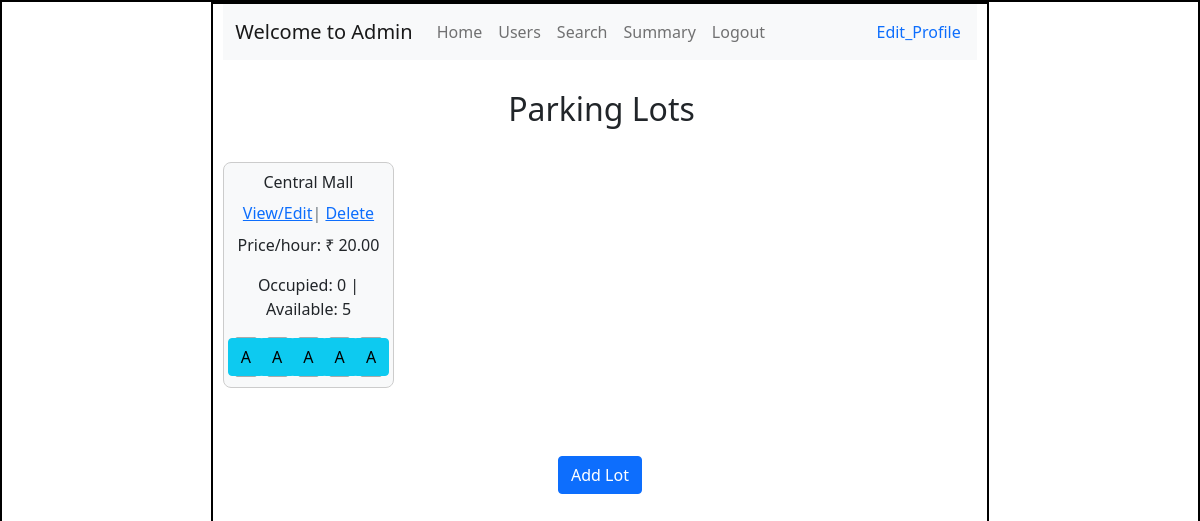
/admin, run on an earlier commit of the app's database.
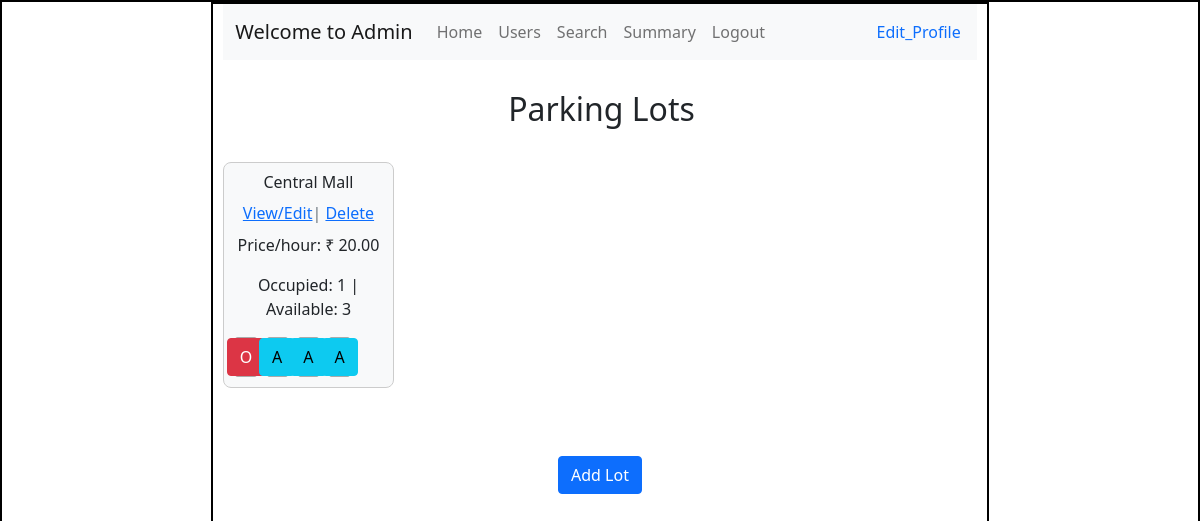
And on a later commit of the database.
### models/model.py (models this page shows)
class Parking_lot(db.Model):
        id = db.Column(db.Integer(),primary_key = True)
        prime_location_name = db.Column(db.String(),nullable = False)
        price = db.Column(db.Numeric(10, 2),nullable = False)
        address = db.Column(db.String(),nullable = False)
        pin_code = db.Column(db.Integer(),nullable= False)
        maximum_number_of_spots = db.Column(db.Integer(),nullable = False)
        spots = db.relationship("Parking_spot", backref="parking_lot", cascade="all, delete")

class Parking_spot(db.Model):
        id = db.Column(db.Integer(),primary_key = True)
        lot_id = db.Column(db.Integer(),db.ForeignKey("parking_lot.id"),nullable = False)
        spot_number = db.Column(db.Integer(),nullable = False)
        status = db.Column(db.String(),nullable = False)
        reservation = db.relationship("Reserve_parking_spot", backref="spot", uselist=False, cascade="all, delete")

### controllers/admin_controller.py (the view)
@admin_bp.route("/admin")
def admin():
    this_user = User.query.filter_by(type="admin").first()
    users = User.query.all()
    parking_lots = Parking_lot.query.all()
    return render_template("admin.html", users=users, parking_lots=parking_lots, this_user=this_user)

### templates/admin.html (shortened to what the changed rows need)
<!DOCTYPE html>
<html lang="en">
<head>
    <link rel="stylesheet" href="../static/style.css">
    <link href="https://cdn.jsdelivr.net/npm/bootstrap@5.0.2/dist/css/bootstrap.min.css" rel="stylesheet"
>
</head>
<body>
    <div id="main">
        <div id="canvas" class="overflow-auto">
            <div id="content">
                <div class="mb-5">
                    <h2 class="headings text-center">Parking Lots</h2>
                    <div class="row row-cols-1 row-cols-md-4 g-4">
                        {% for lot in parking_lots %}
                        <div class="col" style="margin-top: 50px;">
                            <div class="parking-lot">
                                <h6 class="text-center">{{ lot.prime_location_name }}</h6>
                                <p class="text-muted text-center mb-2"> <a href="/editlot/{{ lot.id }}">View/Edit</a>|
                                    <a href="/deletelot/{{ lot.id }}"
                                        onclick="return confirm('Are you sure you want to delete this lot? This will remove all related spots and reservation history.')">Delete</a>
                                </p>
                                {% set occupied_count = lot.spots | selectattr('status', 'equalto', 'O') | list | length
                                %}
                                {% set available_count = lot.spots | selectattr('status', 'equalto', 'A') | list |
                                length %}
                                <p class="text-center">
                                    Price/hour: ₹ {{ lot.price }}
                                </p>
                                <p class="text-center">
                                    Occupied: {{ occupied_count }} | Available: {{ available_count }}
                                </p>
                                <div class="row row-cols-5 g-2">
                                    {% for spot in lot.spots %}
                                    <div class="col">
                                        {% if spot.status=='O' %}
                                        <div class="parking-spot occupied">
                                            <a href="/occupiedspots/{{ spot.id }}" type="button"
                                                class="btn btn-danger mx-1 ">O</a>
                                        </div>
                                        {% else %}
                                        <div class="parking-spot available">
                                            <a href="/spot/{{ spot.id }}" type="button" class="btn btn-info mx-1">A</a>
                                        </div>
                                        {% endif %}
                                    </div>
                                    {% endfor %}
                                </div>
                            </div>
                        </div>
                        {% endfor %}
                    </div>
                </div>
            </div>
        </div>
    </div>
</body>
</html>

What changed in the data, as far as the page shows it:
computed for Parking_lot "Central Mall": id "0" → "1"; maximum_number_of_spots "5" → "3"
changed Parking_spot (number 1 of 4 on the later page): status "A" → "O"
